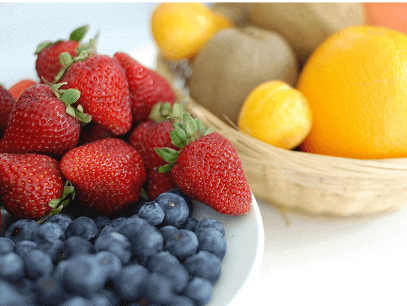
#> input picture caixeiro viajante/frutas.png, 407 x 306 px
$ python main3.py
#> lines starting #> are read from the running program, lines starting #| are printed output that depends on the picture


#Segmentaçaõ dos três canais deuma imagem em RGB em três imagens distintas

from unittest import TextTestRunner
import cv2 as cv
import os #sistema operacional
import numpy as np


def busca_na_pasta(directoryPath):

    if os.path.exists(directoryPath):
        #print("Existe o diretório")
        print(len(os.listdir(directoryPath)))
        print(os.listdir(directoryPath))
        if len(os.listdir(directoryPath)) == 0:
            return True
        else:
            return False
    else:
        return False


#declaração das variávei:
path = r"C:\Users\aa\Desktop\caixeiro viajante\imagens_main3" # f antes da string se chama fstring

#caregando as imagens esegmentnso canais
imagem = cv.imread("frutas.png")
#> imagem is the input picture: shape (306, 407, 3); mean B, G, R 115, 145.1, 178
azul, verde, vermelho = cv.split(imagem)
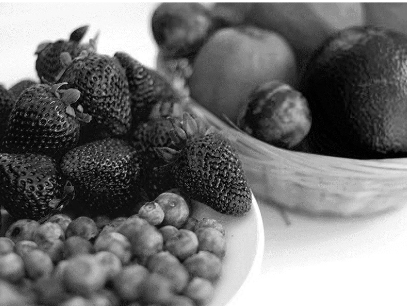
#> azul: shape (306, 407); min 0, max 255, mean 115
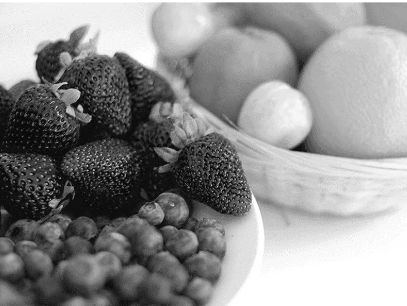
#> verde: shape (306, 407); min 1, max 255, mean 145.1
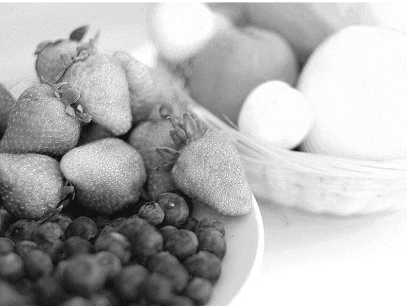
#> vermelho: shape (306, 407); min 6, max 255, mean 178


#Exibindo imagens doscans separados
cv.imshow("Canal R", vermelho)
cv.imshow("Canal G", verde)
cv.imshow("Canal B", azul)

#Salvando imagens dos canais seprados
print(busca_na_pasta(path))
if(busca_na_pasta(path)):

    #print(azul)
    np.savetxt("./imagens_main3/azul.txt", azul) #salva como txt (nomw do arquivo, arquivo)
    #print(verde)
    np.savetxt("./imagens_main3/verde.txt", verde) #salva como txt (nomw do arquivo, arquivo)
    #print(vermelho)
    np.savetxt("./imagens_main3/vermelho.txt", vermelho) #salva como txt (nomw do arquivo, arquivo)

    cv.imwrite("./imagens_main3/fruta-canal-vermelho.png", vermelho)
    cv.imwrite("./imagens_main3/fruta-canal-verde.png",verde)
    cv.imwrite("./imagens_main3/fruta-canal-zul.png",azul)


#cv.imshow("futas", imagem)
cv.waitKey(0)
cv.destroyAllWindows()

$ run again, with caixeiro viajante/campo_color.png copied over caixeiro viajante/frutas.png
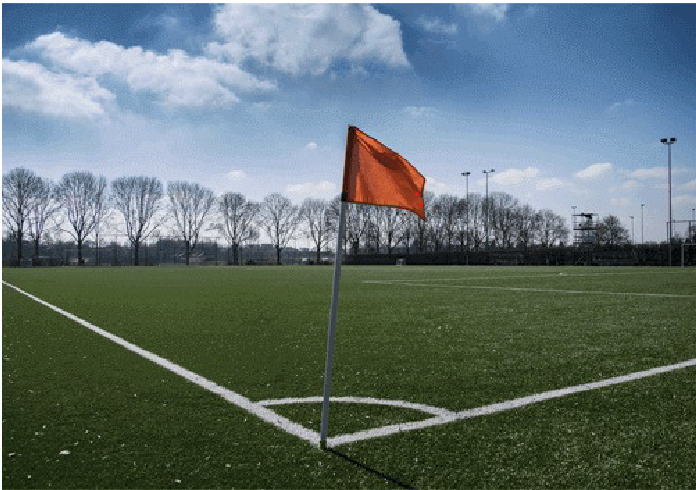
#> input picture caixeiro viajante/campo_color.png, 696 x 490 px
#> imagem is the input picture: shape (490, 696, 3); mean B, G, R 113.9, 114.8, 98.9
#> `azul, verde, vermelho = cv.split(imagem)`:
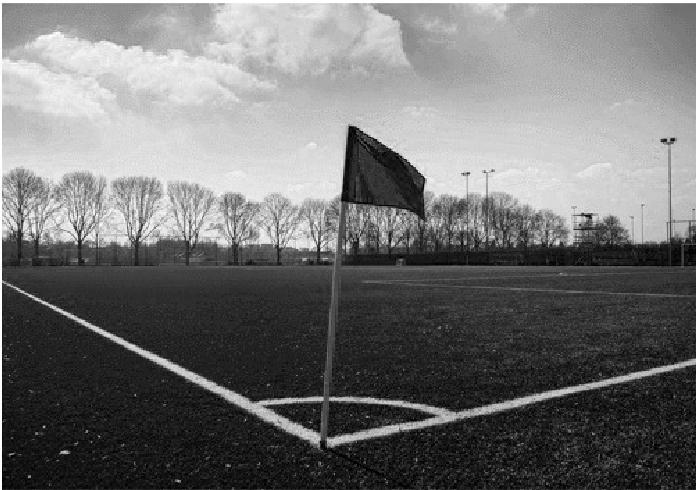
#> azul: shape (490, 696); min 0, max 255, mean 113.9
#> `azul, verde, vermelho = cv.split(imagem)`:
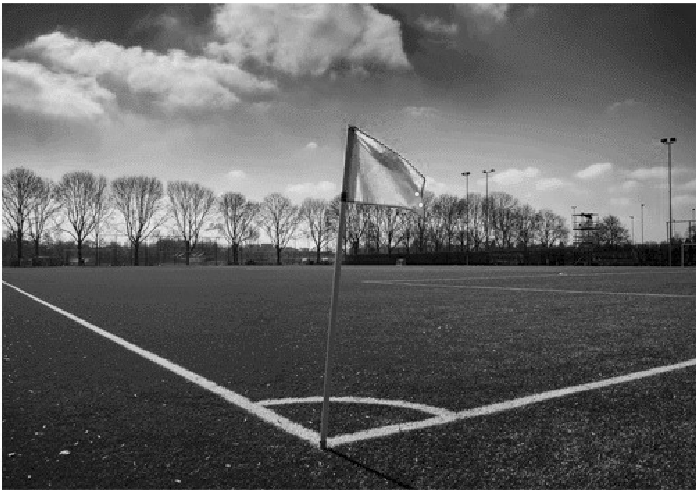
#> vermelho: shape (490, 696); min 0, max 255, mean 98.9
